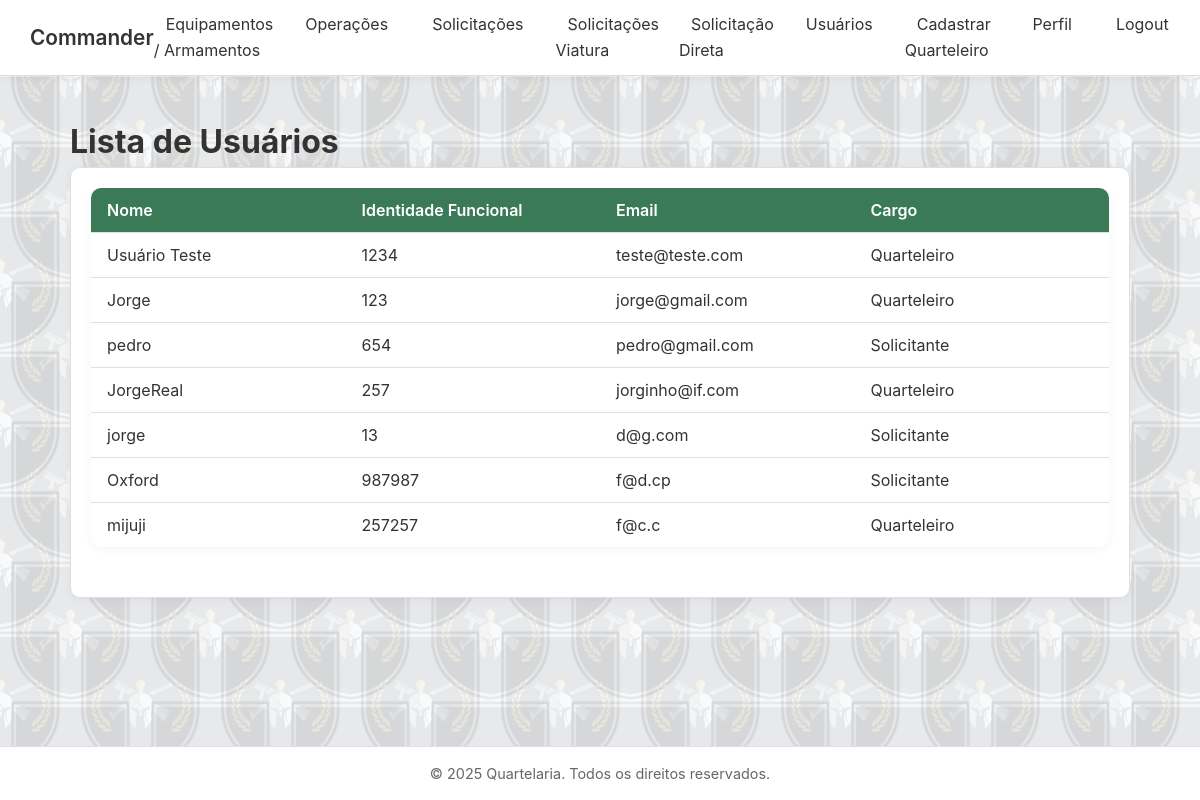
The page /listarUsuarios.php on the database as committed earlier.
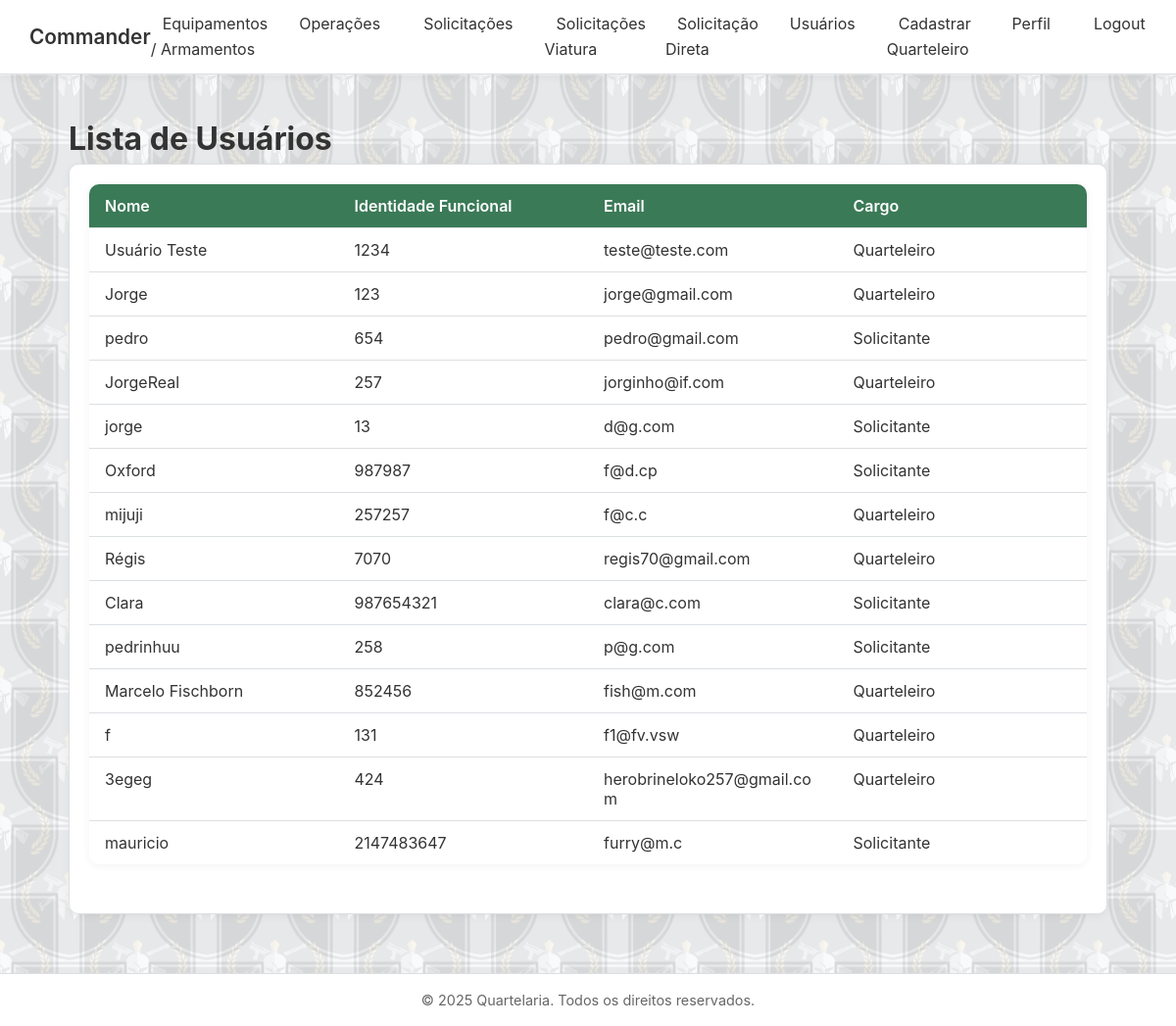
The same page on the database as committed later.
### tables this page shows
CREATE TABLE IF NOT EXISTS `usuarios` (
  `id_usuario` int NOT NULL AUTO_INCREMENT,
  `nome_usuario` varchar(255) NOT NULL,
  `identidade_funcional_usuario` int NOT NULL,
  `email_usuario` varchar(255) NOT NULL,
  `senha_usuario` varchar(255) NOT NULL,
  `perfil_usuario` tinyint(1) NOT NULL,
  `data_cadastro_usuario` datetime NOT NULL,
  PRIMARY KEY (`id_usuario`)
);

### listarUsuarios.php (the view, shortened to what this page needs)
<?php
include("conecta.php");
$query = "SELECT * FROM usuarios";
$resultado = mysqli_query($conexao, $query);
?>
<!DOCTYPE html>
<html lang="pt-br">
<head>
    <link rel="stylesheet" href="style.css">
</head>
<body>
   <nav>
      <div class="logo"><a href="homeQuarteleiro.php">Commander</a></div>
      <ul>
        <li><a href="equipamentos.php" class="ativo">Equipamentos / Armamentos</a></li>
        <li><a href="operacoes.php">Operações</a></li>
        <li><a href="solicitacoesQuarteleiro.php">Solicitações</a></li>
        <li><a href="solicitacoesVtr.php">Solicitações Viatura</a></li>
        <li><a href="solicitarSolicitante.php">Solicitação Direta</a></li>
        <li><a href="listarUsuarios.php">Usuários</a></li>
        <li><a href="cadastrarQuarteleiro.php">Cadastrar Quarteleiro</a></li>
        <li><a href="editarPerfil.php">Perfil</a></li>
        <li><a href="logout.php">Logout</a></li>
      </ul>
</nav>
    <div class="container">
        <h1>Lista de Usuários</h1>
        <div class="card">
            <table class="tabela">
                <thead>
                    <tr>
                        <th>Nome</th>
                        <th>Identidade Funcional</th>
                        <th>Email</th>
                        <th>Cargo</th>
                    </tr>
                </thead>
                <tbody>
                    <?php while ($usuario = mysqli_fetch_assoc($resultado)) { ?>
                        <tr>
                            <td><?php echo $usuario['nome_usuario']; ?></td>
                            <td><?php echo $usuario['identidade_funcional_usuario']; ?></td>
                            <td><?php echo $usuario['email_usuario']; ?></td>
                            <td>
                                <?php
                                    if($usuario['perfil_usuario'] == 1){
                                        echo "Quarteleiro";
                                    } else {
                                        echo "Solicitante";
                                    }
                                ?>
                            </td>
                        </tr>
                    <?php } ?>
                </tbody>
            </table>
        </div>
    </div>
    <footer>
        &copy; <?php echo date('Y'); ?> Quartelaria. Todos os direitos reservados.
    </footer>
</body>
</html>

### style.css (style rules this page uses)
:root { --cor-fundo: #f9fafb; --cor-card: #ffffff; --cor-borda: #dcdfe3; --cor-texto: #333; --cor-suave: #666; --cor-principal: #3b7a57; --cor-principal-hover: #2e6045; --radius: 10px; --sombra: 0 2px 10px rgba(0, 0, 0, 0.05); --transicao: 0.25s ease; --max-largura: 1100px; --font-base: "Inter", "Roboto", sans-serif; }
* { margin: 0; padding: 0; box-sizing: border-box; font-family: var(--font-base); }
body { background: transparent; color: var(--cor-texto); line-height: 1.6; display: flex; flex-direction: column; min-height: 100vh; position: relative; overflow-x: hidden; }
body::before { content: ""; position: fixed; inset: 0; background-image: url('img/logo.png'); background-size: 140px 140px; background-repeat: repeat; opacity: 0.08; z-index: -1; pointer-events: none; }
body::after { content: ""; position: fixed; inset: 0; background-image: url('logo.png'); background-size: 140px 140px; background-position: 70px 70px; background-repeat: repeat; opacity: 0.08; z-index: -1; pointer-events: none; }
nav { background: var(--cor-card); border-bottom: 1px solid var(--cor-borda); box-shadow: var(--sombra); display: flex; justify-content: space-between; align-items: center; padding: 12px 30px; position: sticky; top: 0; z-index: 10; }
nav .logo { font-weight: 600; color: var(--cor-principal); font-size: 1.3rem; }
nav ul { list-style: none; display: flex; gap: 20px; }
nav ul li a { color: var(--cor-texto); text-decoration: none; padding: 8px 12px; border-radius: var(--radius); transition: var(--transicao); }
.container { flex: 1; max-width: var(--max-largura); margin: 40px auto; padding: 0 20px; position: relative; z-index: 1; }
table { width: 100%; border-collapse: separate; border-spacing: 0; background: var(--cor-card); border-radius: var(--radius); box-shadow: var(--sombra); overflow: hidden; margin-bottom: 30px; }
th, td { padding: 12px 16px; text-align: left; border-bottom: 1px solid var(--cor-borda); }
th { background: var(--cor-principal); color: white; font-weight: 600; border-top: none; }
tr:last-child td { border-bottom: none; }
.card { background: var(--cor-card); border: 1px solid var(--cor-borda); border-radius: var(--radius); padding: 20px; box-shadow: var(--sombra); margin-bottom: 20px; }
footer { background: var(--cor-card); border-top: 1px solid var(--cor-borda); color: var(--cor-suave); text-align: center; padding: 15px; font-size: 0.9rem; position: relative; z-index: 1; }
a { text-decoration: none; color: var(--cor-texto); }
.tabela { width: 100%; border-collapse: collapse; table-layout: fixed; }
.tabela td { word-wrap: break-word; white-space: normal; max-width: 250px; vertical-align: top; }
.tabela td:nth-child(3) { max-width: 400px; }

Rows that differ between the two databases and show on the page:
added usuarios: nome_usuario "Régis", identidade_funcional_usuario "7070", email_usuario "regis70@gmail.com", perfil_usuario "Quarteleiro"
added usuarios: nome_usuario "Clara", identidade_funcional_usuario "987654321", email_usuario "clara@c.com", perfil_usuario "Solicitante"
added usuarios: nome_usuario "pedrinhuu", identidade_funcional_usuario "258", email_usuario "p@g.com", perfil_usuario "Solicitante"
added usuarios: nome_usuario "Marcelo Fischborn", identidade_funcional_usuario "852456", email_usuario "fish@m.com", perfil_usuario "Quarteleiro"
added usuarios: nome_usuario "f", identidade_funcional_usuario "131", email_usuario "f1@fv.vsw", perfil_usuario "Quarteleiro"
added usuarios: nome_usuario "3egeg", identidade_funcional_usuario "424", email_usuario "herobrineloko257@gmail.com", perfil_usuario "Quarteleiro"
added usuarios: nome_usuario "mauricio", identidade_funcional_usuario "2147483647", email_usuario "furry@m.c", perfil_usuario "Solicitante"
